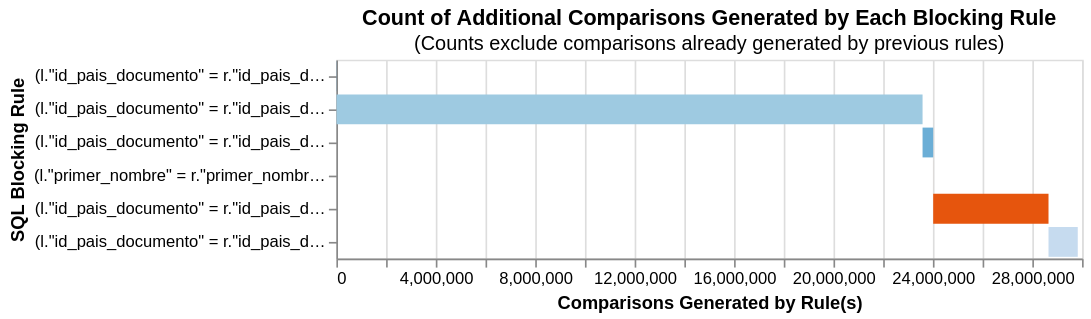

Notebook source saved alongside this figure:
### Code cell
linker_br.cumulative_num_comparisons_from_blocking_rules_chart(list_br)

### Figure 1 — Vega-Lite specification as saved in the notebook (floating-point values rounded to 4 significant figures)
{"config": {"view": {"continuousWidth": 300, "continuousHeight": 300}}, "data": {"name": "data-de8c408430a6151b93783efa3155709b"}, "mark": "bar", "encoding": {"color": {"field": "rule", "legend": null, "scale": {"scheme": "category20c"}}, "order": {"field": "cumulative_rows"}, "tooltip": [{"field": "rule", "title": "SQL Condition", "type": "nominal"}, {"field": "row_count", "format": ",", "title": "Comparisons Generated", "type": "quantitative"}, {"field": "cumulative_rows", "format": ",", "title": "Cumulative Comparisons", "type": "quantitative"}, {"field": "cartesian", "format": ",", "title": "Cartesian Product of Input Data", "type": "quantitative"}, {"field": "reduction_ratio", "title": "Reduction Ratio (cumulative rows/cartesian product)", "type": "nominal"}], "x": {"field": "start", "title": "Comparisons Generated by Rule(s)", "type": "quantitative"}, "x2": {"field": "cumulative_rows"}, "y": {"field": "rule", "sort": ["-x2"], "title": "SQL Blocking Rule"}}, "height": {"step": 20}, "title": {"text": "Count of Additional Comparisons Generated by Each Blocking Rule", "subtitle": "(Counts exclude comparisons already generated by previous rules)"}, "width": 450, "$schema": "https://vega.github.io/schema/vega-lite/v5.9.3.json", "datasets": {"data-de8c408430a6151b93783efa3155709b": [{"row_count": 5372, "rule": "(l.\"id_pais_documento\" = r.\"id_pais_documento\") AND (l.\"documento\" = r.\"documento\")", "cumulative_rows": 5372, "cartesian": 74505018805, "reduction_ratio": "The rolling reduction ratio with your given blocking rule(s) is 1.0. This represents the reduction in the total number of comparisons due to your rule(s).", "start": 0}, {"row_count": 23578992, "rule": "(l.\"id_pais_documento\" = r.\"id_pais_documento\") AND (l.\"primer_apellido\" = r.\"primer_apellido\")", "cumulative_rows": 23584364, "cartesian": 74505018805, "reduction_ratio": "The rolling reduction ratio with your given blocking rule(s) is 0.999683. This represents the reduction in the total number of comparisons due to your rule(s).", "start": 5372}, {"row_count": 427366, "rule": "(l.\"id_pais_documento\" = r.\"id_pais_documento\") AND (l.\"fecha_nacimiento\" = r.\"fecha_nacimiento\")", "cumulative_rows": 24011730, "cartesian": 74505018805, "reduction_ratio": "The rolling reduction ratio with your given blocking rule(s) is 0.999678. This represents the reduction in the total number of comparisons due to your rule(s).", "start": 23584364}, {"row_count": 566, "rule": "(l.\"primer_nombre\" = r.\"primer_nombre\") AND (l.\"primer_apellido\" = r.\"primer_apellido\") AND (l.\"fecha_nacimiento\" = r.\"fecha_nacimiento\")", "cumulative_rows": 24012296, "cartesian": 74505018805, "reduction_ratio": "The rolling reduction ratio with your given blocking rule(s) is 0.999678. This represents the reduction in the total number of comparisons due to your rule(s).", "start": 24011730}, {"row_count": 4639595, "rule": "(l.\"id_pais_documento\" = r.\"id_pais_documento\") AND (l.\"primer_nombre\" = r.\"primer_nombre\") AND (SUBSTR(l.\"primer_apellido\", 1, 1) = SUBSTR(r.\"primer_apellido\", 1, 1))", "cumulative_rows": 28651891, "cartesian": 74505018805, "reduction_ratio": "The rolling reduction ratio with your given blocking rule(s) is 0.999615. This represents the reduction in the total number of comparisons due to your rule(s).", "start": 24012296}, {"row_count": 1176573, "rule": "(l.\"id_pais_documento\" = r.\"id_pais_documento\") AND (l.\"primer_nombre\" = r.\"primer_nombre\") AND (SUBSTR(l.\"fecha_nacimiento\", 1, 4) = SUBSTR(r.\"fecha_nacimiento\", 1, 4))", "cumulative_rows": 29828464, "cartesian": 74505018805, "reduction_ratio": "The rolling reduction ratio with your given blocking rule(s) is 0.9996. This represents the reduction in the total number of comparisons due to your rule(s).", "start": 28651891}]}}
